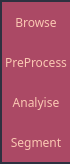
        <widget class="QFrame" name="MenuFrane">
         <property name="sizePolicy">
          <sizepolicy hsizetype="Expanding" vsizetype="Expanding">
           <horstretch>0</horstretch>
           <verstretch>0</verstretch>
          </sizepolicy>
         </property>
         <property name="minimumSize">
          <size>
           <width>70</width>
           <height>0</height>
          </size>
         </property>
         <property name="maximumSize">
          <size>
           <width>70</width>
           <height>16777215</height>
          </size>
         </property>
         <property name="styleSheet">
          <string notr="true">background-color: rgb(60, 63, 83);</string>
         </property>
         <property name="frameShape">
          <enum>QFrame::StyledPanel</enum>
         </property>
         <property name="frameShadow">
          <enum>QFrame::Raised</enum>
         </property>
         <layout class="QVBoxLayout" name="verticalLayout_3">
          <property name="spacing">
           <number>0</number>
          </property>
          <property name="leftMargin">
           <number>0</number>
          </property>
          <property name="topMargin">
           <number>0</number>
          </property>
          <property name="rightMargin">
           <number>0</number>
          </property>
          <property name="bottomMargin">
           <number>0</number>
          </property>
          <item alignment="Qt::AlignTop">
           <widget class="QFrame" name="MenuBttnFrame">
            <property name="minimumSize">
             <size>
              <width>70</width>
              <height>0</height>
             </size>
            </property>
            <property name="frameShape">
             <enum>QFrame::StyledPanel</enum>
            </property>
            <property name="frameShadow">
             <enum>QFrame::Raised</enum>
            </property>
            <layout class="QVBoxLayout" name="verticalLayout_4">
             <property name="spacing">
              <number>0</number>
             </property>
             <property name="leftMargin">
              <number>0</number>
             </property>
             <property name="topMargin">
              <number>0</number>
             </property>
             <property name="rightMargin">
              <number>0</number>
             </property>
             <property name="bottomMargin">
              <number>0</number>
             </property>
             <item>
              <widget class="QPushButton" name="MenuBrowse">
               <property name="minimumSize">
                <size>
                 <width>0</width>
                 <height>40</height>
                </size>
               </property>
               <property name="font">
                <font>
                 <family>Montserrat</family>
                </font>
               </property>
               <property name="styleSheet">
                <string notr="true">QPushButton {
	color: rgb(250, 199, 178);
	background-color: rgb(171, 73, 101);
	border: 0px solid;
}
QPushButton:hover {
	background-color: rgb(213, 72, 89);
}</string>
               </property>
               <property name="text">
                <string>Browse</string>
               </property>
              </widget>
             </item>
             <item>
              <widget class="QPushButton" name="MenuProcess">
               <property name="minimumSize">
                <size>
                 <width>0</width>
                 <height>40</height>
                </size>
               </property>
               <property name="font">
                <font>
                 <family>Montserrat</family>
                </font>
               </property>
               <property name="styleSheet">
                <string notr="true">QPushButton {
	color: rgb(250, 199, 178);
	background-color: rgb(171, 73, 101);
	border: 0px solid;
}
QPushButton:hover {
	background-color: rgb(213, 72, 89);
}</string>
               </property>
               <property name="text">
                <string>PreProcess</string>
               </property>
              </widget>
             </item>
             <item>
              <widget class="QPushButton" name="MenuAnal">
               <property name="minimumSize">
                <size>
                 <width>0</width>
                 <height>40</height>
                </size>
               </property>
               <property name="font">
                <font>
                 <family>Montserrat</family>
                </font>
               </property>
               <property name="styleSheet">
                <string notr="true">QPushButton {
	color: rgb(250, 199, 178);
	background-color: rgb(171, 73, 101);
	border: 0px solid;
}
QPushButton:hover {
	background-color: rgb(213, 72, 89);
}</string>
               </property>
               <property name="text">
                <string>Analyise</string>
               </property>
              </widget>
             </item>
             <item>
              <widget class="QPushButton" name="MenuSegment">
               <property name="minimumSize">
                <size>
                 <width>0</width>
                 <height>40</height>
                </size>
               </property>
               <property name="font">
                <font>
                 <family>Montserrat</family>
                </font>
               </property>
               <property name="styleSheet">
                <string notr="true">QPushButton {
	color: rgb(250, 199, 178);
	background-color: rgb(171, 73, 101);
	border: 0px solid;
}
QPushButton:hover {
	background-color: rgb(213, 72, 89);
}</string>
               </property>
               <property name="text">
                <string>Segment</string>
               </property>
              </widget>
             </item>
            </layout>
           </widget>
          </item>
         </layout>
        </widget>
